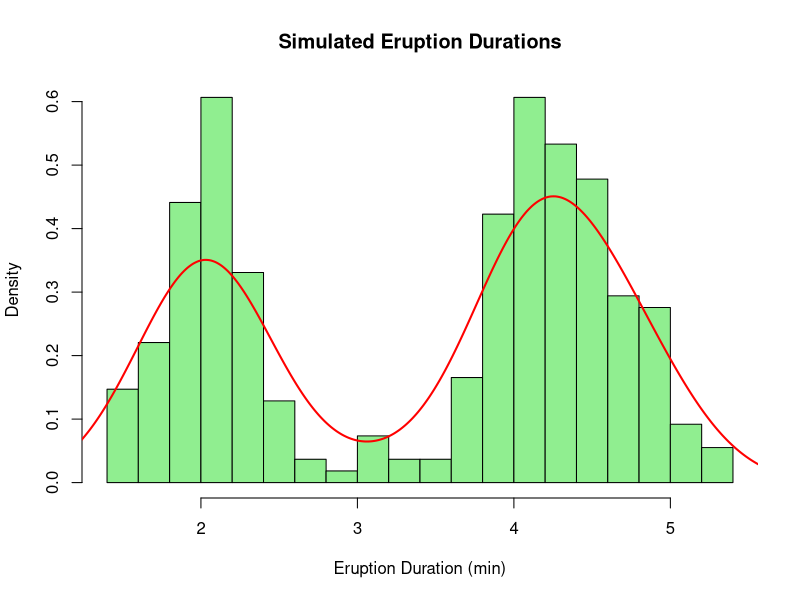

Recreate this plot in R.
# the faithfuldataset, two vars, waiting and eruptions.
# to be clear the variables are for the durations, i.e. eruption duraction and waiting duration
# (so it's not really a poisson exercise, despite the word waitin.
# primary used to see if there's realtionship between er
library(Cairo)
set.seed(42)  # For reproducibility

n <- 272  # Same size as faithful dataset
# simerups, simualtion eruptions variable

simerups <- numeric(n)

# Estimate parameters:
short_mean <- mean(faithful$eruptions[faithful$eruptions < 3])
short_sd <- sd(faithful$eruptions[faithful$eruptions < 3])

long_mean <- mean(faithful$eruptions[faithful$eruptions >= 3])
long_sd <- sd(faithful$eruptions[faithful$eruptions >= 3])

p_short <- sum(faithful$eruptions < 3) / length(faithful$eruptions)  # Probability of short eruption
p_long <- 1 - p_short  # Probability of long eruption


# OK then let's go
for (i in 1:n) {
  if (runif(1) < p_short) {
    simerups[i] <- rnorm(1, mean=short_mean, sd=short_sd)
  } else {
    simerups[i] <- rnorm(1, mean=long_mean, sd=long_sd)
  }
}

# Plot simulated data
CairoPNG("mclu00.png", 800, 800)
# put plot command here
hist(simerups, breaks=20, probability=TRUE, 
     main="Simulated Eruption Durations", xlab="Eruption Duration (min)", col="lightgreen")

# Overlay kernel density estimate
lines(density(simerups), col="red", lwd=2)
dev.off()

# To  compare there two you would
# summary(faithful$eruptions)
# summary(simerups)
# 
# sd(faithful$eruptions)
# sd(simerups)

# by those numbers they're pretty close, though the graphs are not so convincing.
